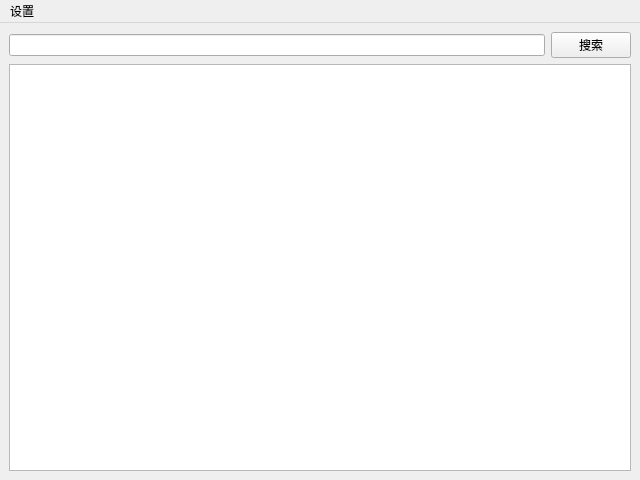
<?xml version="1.0" encoding="UTF-8"?>
<ui version="4.0">
 <class>MainWindow</class>
 <widget class="QMainWindow" name="MainWindow">
  <property name="geometry">
   <rect>
    <x>0</x>
    <y>0</y>
    <width>640</width>
    <height>480</height>
   </rect>
  </property>
  <property name="windowTitle">
   <string>MainWindow</string>
  </property>
  <widget class="QWidget" name="centralwidget">
   <layout class="QVBoxLayout" name="verticalLayout_2">
    <item>
     <layout class="QHBoxLayout" name="horizontalLayout">
      <item>
       <widget class="QLineEdit" name="SearchInput"/>
      </item>
      <item>
       <widget class="QPushButton" name="SearchButton">
        <property name="text">
         <string>搜索</string>
        </property>
       </widget>
      </item>
     </layout>
    </item>
    <item>
     <widget class="QTextBrowser" name="ShowHtmlBox">
      <property name="html">
       <string>&lt;!DOCTYPE HTML PUBLIC &quot;-//W3C//DTD HTML 4.0//EN&quot; &quot;http://www.w3.org/TR/REC-html40/strict.dtd&quot;&gt;
&lt;html&gt;&lt;head&gt;&lt;meta name=&quot;qrichtext&quot; content=&quot;1&quot; /&gt;&lt;style type=&quot;text/css&quot;&gt;
p, li { white-space: pre-wrap; }
&lt;/style&gt;&lt;/head&gt;&lt;body style=&quot; font-family:'SimSun'; font-size:9pt; font-weight:400; font-style:normal;&quot;&gt;
&lt;p style=&quot;-qt-paragraph-type:empty; margin-top:0px; margin-bottom:0px; margin-left:0px; margin-right:0px; -qt-block-indent:0; text-indent:0px;&quot;&gt;&lt;br /&gt;&lt;/p&gt;&lt;/body&gt;&lt;/html&gt;</string>
      </property>
      <property name="openLinks">
       <bool>false</bool>
      </property>
     </widget>
    </item>
   </layout>
  </widget>
  <widget class="QMenuBar" name="menubar">
   <property name="geometry">
    <rect>
     <x>0</x>
     <y>0</y>
     <width>640</width>
     <height>26</height>
    </rect>
   </property>
   <widget class="QMenu" name="Setting">
    <property name="title">
     <string>设置</string>
    </property>
    <addaction name="Font"/>
   </widget>
   <addaction name="Setting"/>
  </widget>
  <action name="Font">
   <property name="text">
    <string>Font</string>
   </property>
  </action>
 </widget>
 <resources/>
 <connections>
  <connection>
   <sender>SearchButton</sender>
   <signal>clicked()</signal>
   <receiver>SearchInput</receiver>
   <slot>copy()</slot>
   <hints>
    <hint type="sourcelabel">
     <x>562</x>
     <y>53</y>
    </hint>
    <hint type="destinationlabel">
     <x>511</x>
     <y>52</y>
    </hint>
   </hints>
  </connection>
  <connection>
   <sender>Font</sender>
   <signal>triggered()</signal>
   <receiver>Font</receiver>
   <slot>trigger()</slot>
   <hints>
    <hint type="sourcelabel">
     <x>-1</x>
     <y>-1</y>
    </hint>
    <hint type="destinationlabel">
     <x>-1</x>
     <y>-1</y>
    </hint>
   </hints>
  </connection>
 </connections>
</ui>
